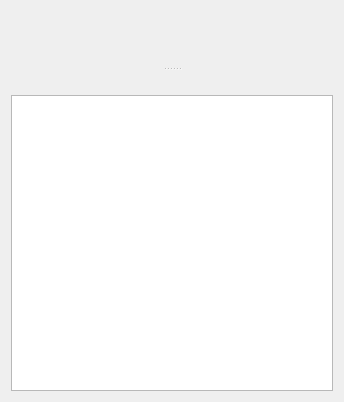
<?xml version="1.0" encoding="UTF-8"?>
<ui version="4.0">
 <class>ChatWindow</class>
 <widget class="QWidget" name="ChatWindow">
  <property name="geometry">
   <rect>
    <x>0</x>
    <y>0</y>
    <width>344</width>
    <height>402</height>
   </rect>
  </property>
  <property name="windowTitle">
   <string>Form</string>
  </property>
  <layout class="QVBoxLayout" name="verticalLayout_3">
   <item>
    <widget class="QSplitter" name="splitter">
     <property name="orientation">
      <enum>Qt::Vertical</enum>
     </property>
     <widget class="QWidget" name="layoutWidget">
      <layout class="QVBoxLayout" name="verticalLayout">
       <item>
        <widget class="QWidget" name="wgtLog" native="true">
         <layout class="QHBoxLayout" name="horizontalLayout">
          <item>
           <layout class="QVBoxLayout" name="logLayout"/>
          </item>
         </layout>
        </widget>
       </item>
       <item>
        <widget class="QLabel" name="lblInfo">
         <property name="text">
          <string/>
         </property>
        </widget>
       </item>
      </layout>
     </widget>
     <widget class="QWidget" name="layoutWidget">
      <layout class="QVBoxLayout" name="verticalLayout_2">
       <item>
        <widget class="QWidget" name="wgtToolBar" native="true">
         <layout class="QVBoxLayout" name="verticalLayout_4">
          <item>
           <layout class="QHBoxLayout" name="toolBarLayout"/>
          </item>
         </layout>
        </widget>
       </item>
       <item>
        <widget class="QTextEdit" name="txtMessage"/>
       </item>
      </layout>
     </widget>
    </widget>
   </item>
  </layout>
 </widget>
 <resources/>
 <connections/>
</ui>
